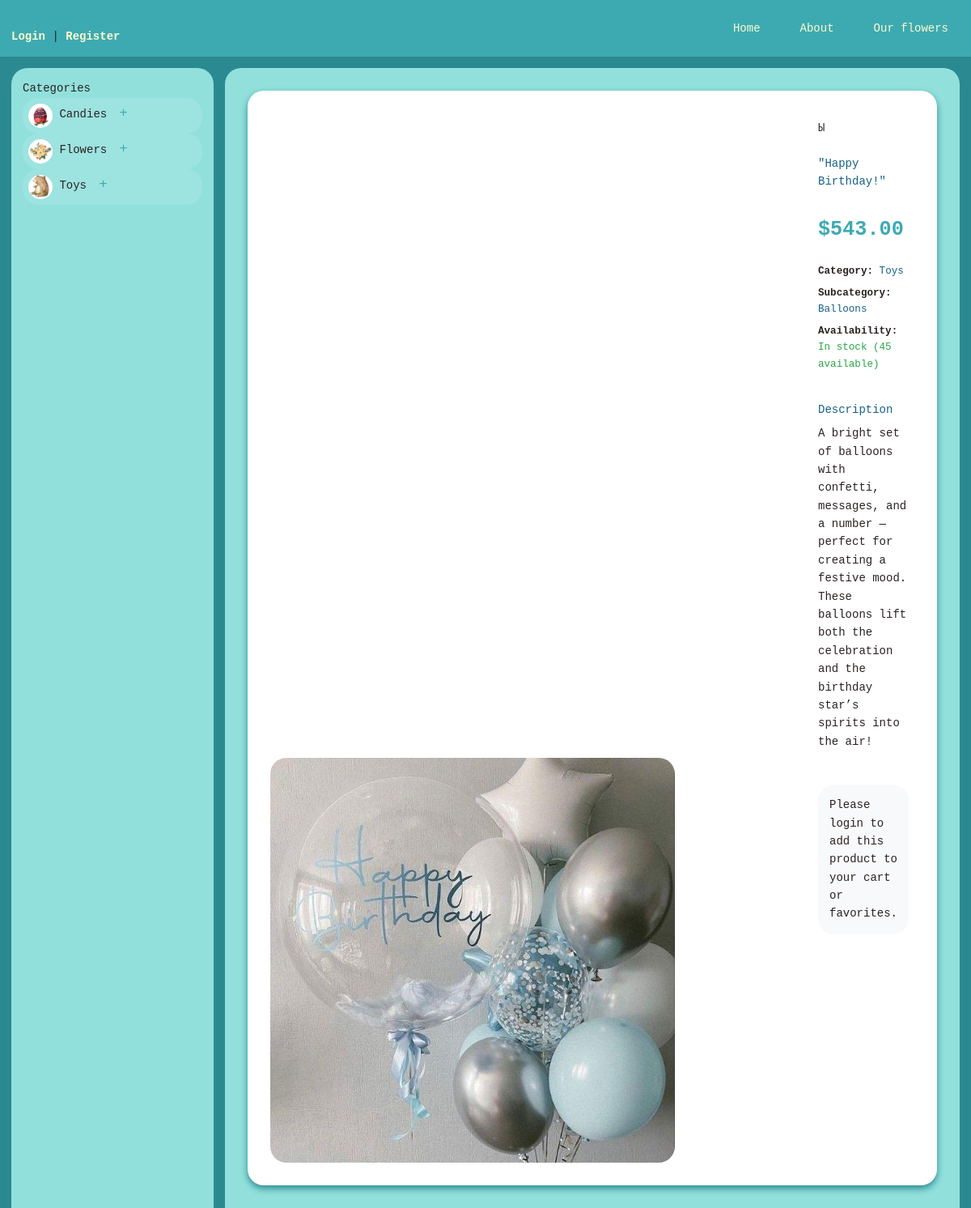
The app's page /products/product/37/, older data.
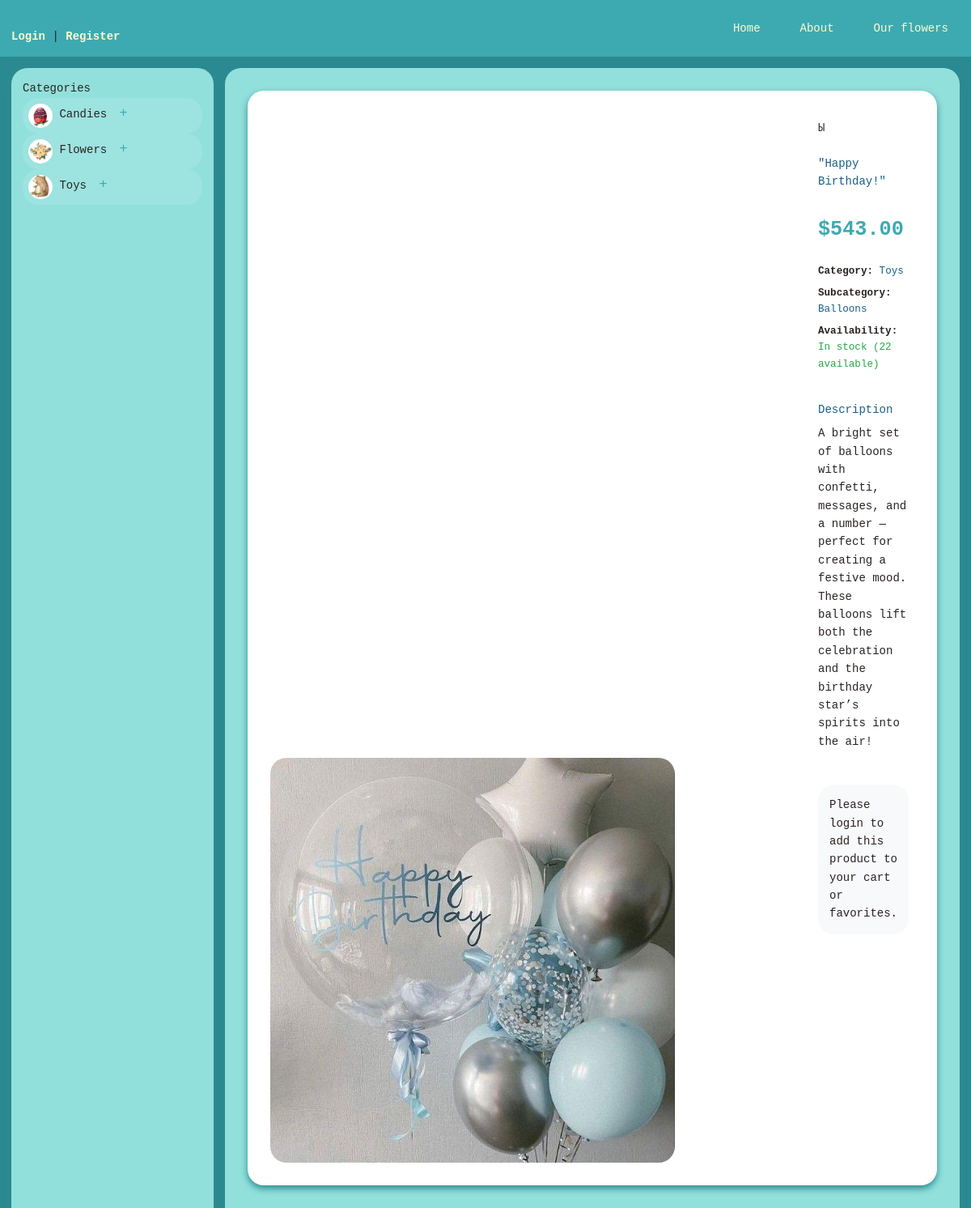
The same page, newer data.
### products/models.py (models this page shows, shortened)
class Product(models.Model):
    name = models.CharField(max_length=255, verbose_name='Product Name')
    subcategory = models.ForeignKey(SubCategory, on_delete=models.CASCADE,
                                   related_name='products', verbose_name='Subcategory')
    description = models.TextField(blank=True, verbose_name='Product Description')
    price = models.DecimalField(max_digits=10, decimal_places=2, verbose_name='Price')
    quantity = models.PositiveIntegerField(default=0, verbose_name='Quantity in Stock')
    image = models.ImageField(
        upload_to='products/',
        blank=True,
        verbose_name='Product Image'
    )
    available = models.BooleanField(default=True, verbose_name='Available')
    class Meta:
        verbose_name = 'Product'
        verbose_name_plural = 'Products'
        ordering = ['name']

class SubCategory(models.Model):
    category = models.ForeignKey(Category, on_delete=models.CASCADE,
                               related_name='subcategories', verbose_name='Category')
    name = models.CharField(max_length=100, verbose_name='Subcategory Name')
    description = models.TextField(blank=True, verbose_name='Subcategory Description')
    image = models.ImageField(
        upload_to='subcategory/',
        blank=True,
        verbose_name='Subcategory Image'
    )
    class Meta:
        verbose_name = 'Subcategory'
        verbose_name_plural = 'Subcategories'
        ordering = ['name']

class Category(models.Model):
    name = models.CharField(max_length=100, verbose_name='Category Name')
    description = models.TextField(blank=True, verbose_name='Category Description')
    image = models.ImageField(
        upload_to='category/',
        blank=True,
        verbose_name='Category Image'
    )
    class Meta:
        verbose_name = 'Category'
        verbose_name_plural = 'Categories'
        ordering = ['name']

### products/views.py (the view)
# urls.py: path('product/<int:product_id>/', views.product_detail, name='product_detail'),
def product_detail(request, product_id):
    product = get_object_or_404(Product, id=product_id)
    history = request.COOKIES.get('product_history', '')
    history_ids = history.split(',') if history else []
    if str(product.id) not in history_ids:
        history_ids.insert(0, str(product.id))  # Добавляем в начало
        history_ids = history_ids[:10]  # Ограничиваем 10 последними товарами
    cart_items = {}
    if request.user.is_authenticated:
        cart, created = Cart.objects.get_or_create(user=request.user)
        cart_items = {str(item.product.id): item.quantity for item in cart.items.all()}
    response = render(request, 'products/product_detail.html', {
        'product': product,
        'cart_items': cart_items,
        'favorite_products': Favorite.objects.filter(user=request.user).values_list('product', flat=True) if request.user.is_authenticated else []
    })
    response.set_cookie(
        'product_history',
        ','.join(history_ids),
        max_age=30 * 24 * 60 * 60,  # 30 дней
        httponly=True
    )
    return response

### products/context_processors.py (called while the page is built)
def categories(request):
    return {
        'categories': Category.objects.prefetch_related('subcategories').all()
    }

### templates/products/product_detail.html (shortened to what this page needs)
{% extends 'home/layout.html' %}
{% load cart_filters %}
{% block content %}
<div class="product-detail-page">
    <div class="product-detail-container">
        <div class="product-image-container">
            {% if product.image %}
                <img src="{{ product.image.url }}" alt="{{ product.name }}" class="main-product-image" />
            {% else %}
                <div class="no-image">No image available</div>
            {% endif %}
        </div>
        <div class="product-info">Ы
            <h1 class="product-name">{{ product.name }}</h1>
            <p class="product-price">${{ product.price }}</p>
            <div class="product-meta">
                <p><strong>Category:</strong>
                    <a href="{% url 'category_view' product.subcategory.category.id %}">
                        {{ product.subcategory.category.name }}
                    </a>
                </p>
                <p><strong>Subcategory:</strong>
                    <a href="{% url 'subcategory_view' product.subcategory.category.id product.subcategory.id %}">
                        {{ product.subcategory.name }}
                    </a>
                </p>
                <p><strong>Availability:</strong>
                    {% if product.available %}
                        <span class="in-stock">In stock ({{ product.quantity }} available)</span>
                    {% else %}
                        <span class="out-of-stock">Out of stock</span>
                    {% endif %}
                </p>
            </div>
            <div class="product-description">
                <h3>Description</h3>
                <p>{{ product.description }}</p>
            </div>
            {% if user.is_authenticated %}
            <div class="product-actions">
                <span id="cart-item-{{ product.id }}">
                    {{ cart_items|get_item:product.id|default:0 }}
                </span>
                <button class="add-to-cart-btn" data-product-id="{{ product.id }}" data-url="{% url 'add_to_cart' %}">Add to Cart</button>
                <button class="favorite-btn" data-product-id="{{ product.id }}">
                    <i class="{% if product.id in favorite_products %}fas fa-heart red{% else %}far fa-heart{% endif %}"></i>
                </button>
            </div>
            {% else %}
            <div class="auth-required">
                <p>Please <a href="{% url 'users:login' %}">login</a> to add this product to your cart or favorites.</p>
            </div>
            {% endif %}
        </div>
    </div>
</div>
{% endblock %}

Row changes from the older to the newer data that the page shows:
changed Product "\"Happy Birthday!\"": quantity "45" → "22"
